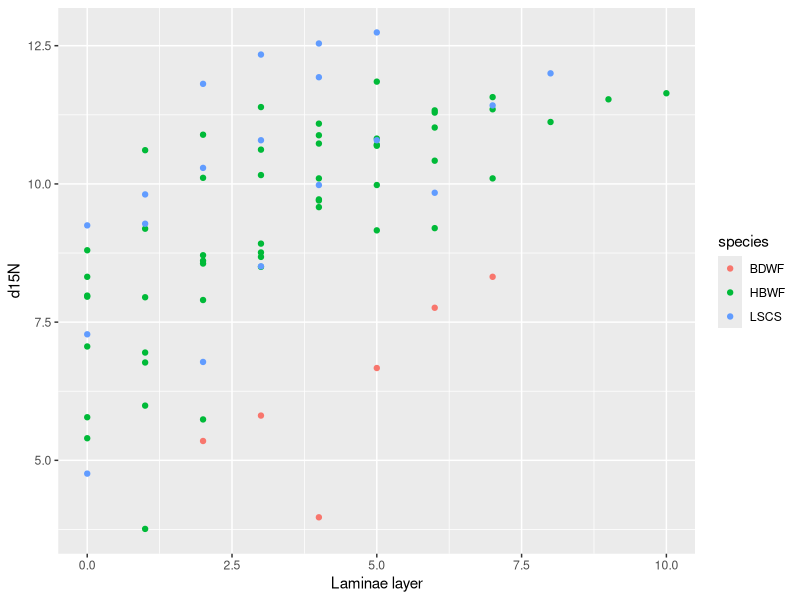
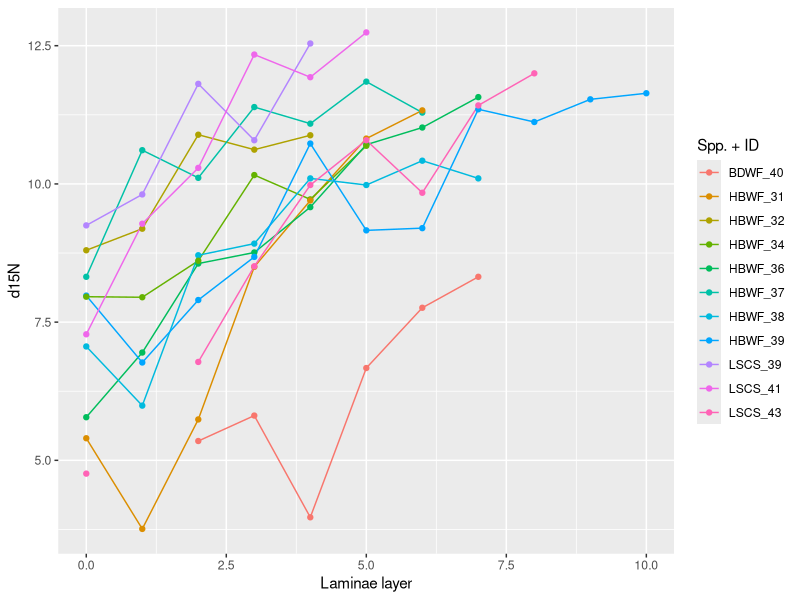
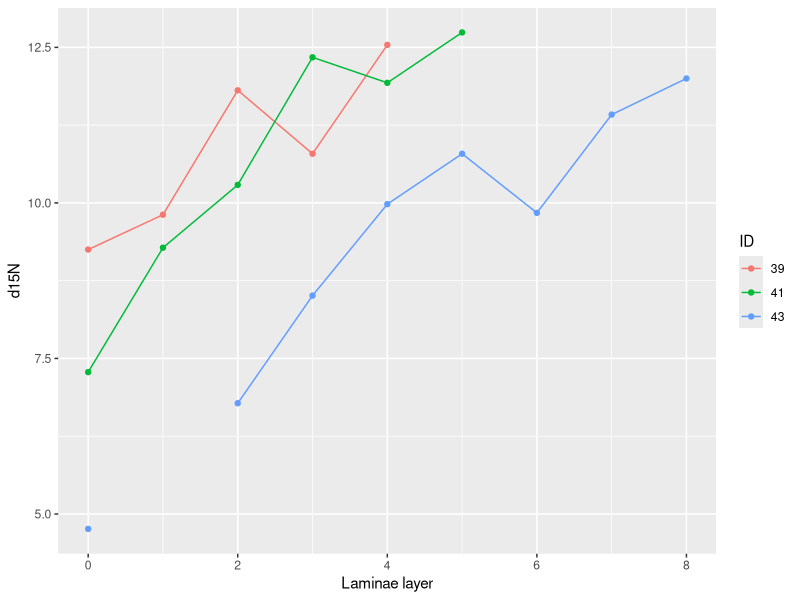
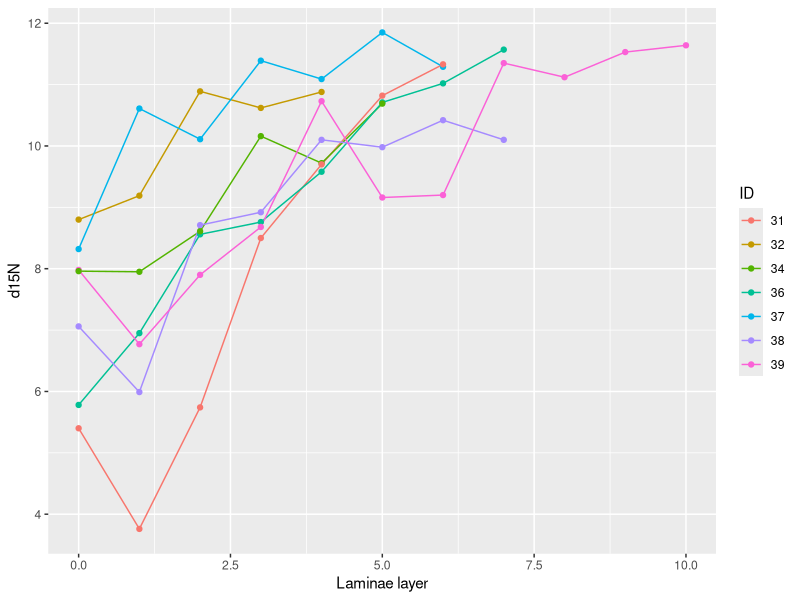
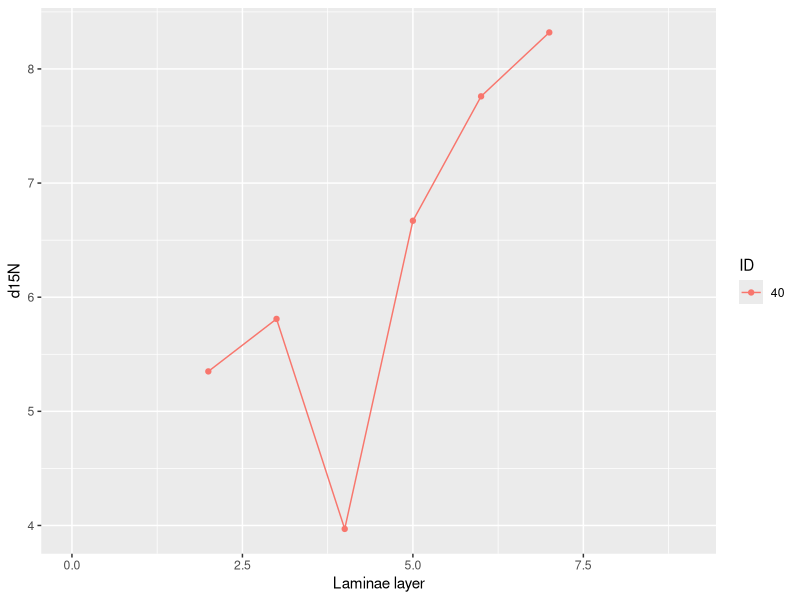
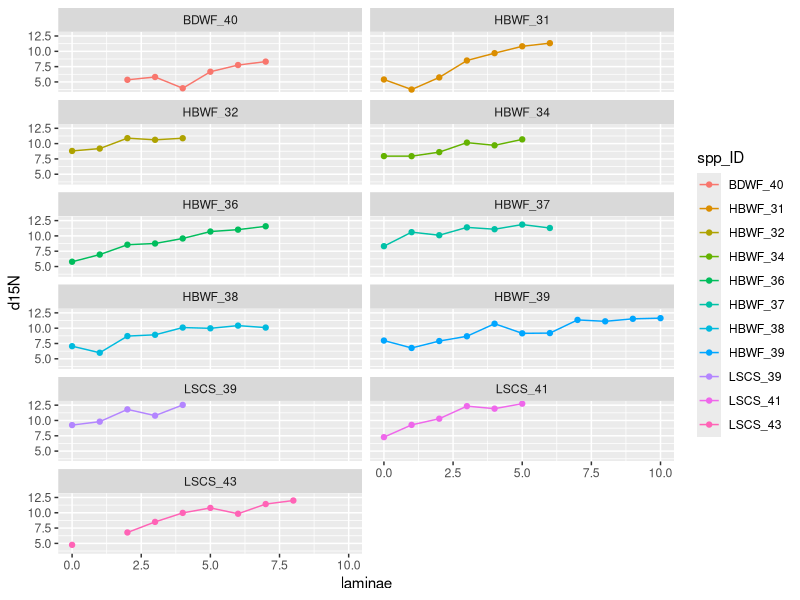
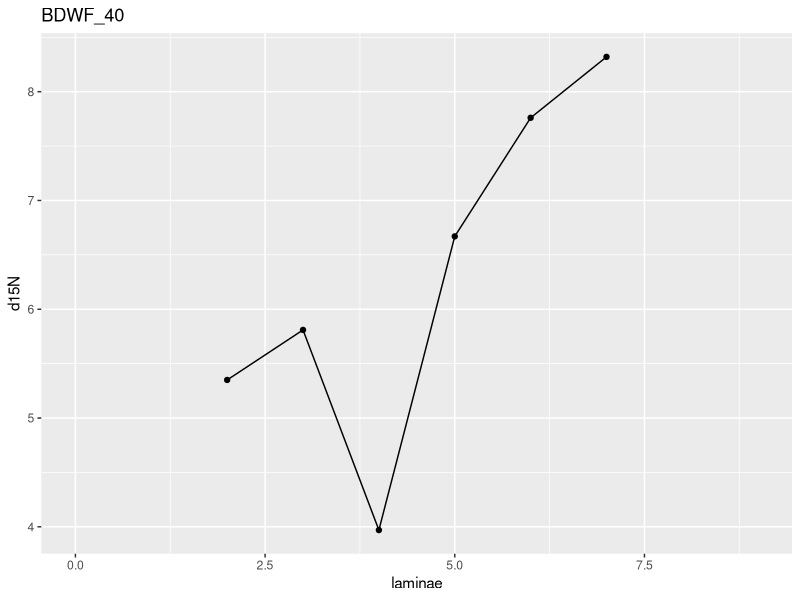
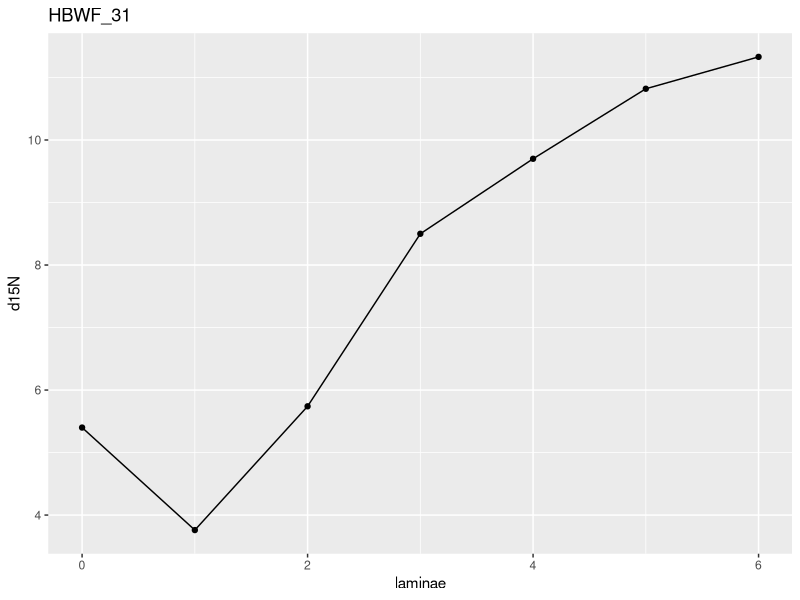

Write the R code that produced these figures, in order. (Note: this script raises an error after producing the figures.)
### Bulk C/N Stable Isotope Laminae Analysis

library(ggplot2)
library(tidyr)
library(dplyr)
library(ggsci)

rough.df <- read.csv("data/first_bulk_data.csv", header = T)

head(rough.df)
str(rough.df)

not.so.rough.df <- rough.df %>% select(-c(layer, data_sheet_ID, well_ID, tray_ID, Sample.Name, Sample.Wt., N.Signal, C.Signal, Conc.C, Conc.N))

data <- not.so.rough.df %>%
  unite("spp_ID", species:ID, sep= "_", remove = FALSE)

data$spp_ID <- as.factor(data$spp_ID)
data$species <- as.factor(data$species)
data$ID <- as.factor(data$ID)
        
head(data)
str(data)

lscs.df <- data %>% filter(species == "LSCS")
bdwf.df <- data %>% filter(species == "BDWF")
hbwf.df <- data %>% filter(species == "HBWF")

# Visualize d15N data

ggplot(data = data, aes(x = laminae, y = d15N), ylab("Laminae layer")) +
  geom_point(aes(col = species)) +
  xlab("Laminae layer")

ggplot(data = data, aes(x = laminae, y = d15N, col = spp_ID)) +
  geom_line() +
  geom_point() +
  xlab("Laminae layer") +
  labs(col = "Spp. + ID")

### Least Cisco
ggplot(data = lscs.df, aes(x = laminae, y = d15N, col = ID)) +
  geom_line() +
  geom_point() +
  xlab("Laminae layer") +
  labs(col = "ID")

### Humpback Whitefish
ggplot(data = hbwf.df, aes(x = laminae, y = d15N, col = ID)) +
  geom_line() +
  geom_point() +
  xlab("Laminae layer") +
  labs(col = "ID")

### Broad Whitefish
ggplot(data = bdwf.df, aes(x = laminae, y = d15N, col = ID)) +
  geom_line() +
  geom_point() +
  xlab("Laminae layer") +
  labs(col = "ID")

ggplot(data = data, aes(x=laminae, y=d15N, color=spp_ID)) +
  geom_line() +
  geom_point() +
  facet_wrap(~spp_ID, ncol=2)

i=1
for (i in 1:11) {
  test.plot <- ggplot(data = data[data$spp_ID == levels(data$spp_ID)[i],], aes(x=laminae, y=d15N)) +
    geom_line() +
    geom_point() +
    labs(title = levels(data$spp_ID)[i])
  print(test.plot)
}
### Now you can click through the plots in that lower right-hand plot window - There should be 11 of them, 1 for each individual

# Visualize d13C data

ggplot(data = data, aes(x = laminae, y = d13C), ylab("Laminae layer")) +
  geom_point(aes(col = species)) +
  xlab("Laminae layer")

ggplot(data = data, aes(x = laminae, y = d13C, col = spp_ID)) +
  geom_line() +
  geom_point() +
  xlab("Laminae layer") +
  labs(col = "Spp. + ID")

### Least Cisco
ggplot(data = lscs.df, aes(x = laminae, y = d13C, col = ID)) +
  geom_line() +
  geom_point() +
  xlab("Laminae layer") +
  labs(col = "ID")

### Humpback Whitefish
ggplot(data = hbwf.df, aes(x = laminae, y = d13C, col = ID)) +
  geom_line() +
  geom_point() +
  xlab("Laminae layer") +
  labs(col = "ID")

### Broad Whitefish
ggplot(data = bdwf.df, aes(x = laminae, y = d13C, col = ID)) +
  geom_line() +
  geom_point() +
  xlab("Laminae layer") +
  labs(col = "ID")

ggplot(data = data, aes(x=laminae, y=d13C, color=spp_ID)) +
  geom_line() +
  geom_point() +
  facet_wrap(~spp_ID, ncol=2)

i=1
for (i in 1:11) {
  test.plot <- ggplot(data = data[data$spp_ID == levels(data$spp_ID)[i],], aes(x=laminae, y=d13C)) +
    geom_line() +
    geom_point() +
    labs(title = levels(data$spp_ID)[i])
  print(test.plot)
}


# AFS figures -------------------------------------------------------------

afs.df <- hbwf.df %>% filter(ID %in% c("31","36","38","39"))

id.labs <- c("Humpback Whitefish ID #31","Humpback Whitefish ID #36","Humpback Whitefish ID #38","Humpback Whitefish ID #39")
names(id.labs) <- c("HBWF_31","HBWF_36","HBWF_38","HBWF_39")

ggplot(data = afs.df, aes(x = laminae, y = d15N, color = spp_ID)) +
  geom_point(cex = 5) +
  geom_line(cex = 2, alpha = 0.5) +
  scale_fill_jco() +
  scale_color_jco() +
  geom_point(shape = 21, color = "black", cex = 5) +
  xlab("Laminae Layer") +
  ylab(expression(italic(delta)^15*N~("\211"~" atmospheric "~N[2]~" gas"))) +
  scale_y_continuous(limits=c(3.5,12.5), breaks=seq(4,12,1), expand=c(0,0)) +
  scale_x_continuous(limits = c(0,11), breaks = seq(0,11,1), expand = c(0,0.5)) +
  facet_wrap(~spp_ID, ncol=2, scales="free_y", labeller = labeller(spp_ID = id.labs)) +
  theme(
    panel.background = element_blank(),
    axis.title.x = element_text(size=16, vjust = 0),
    axis.title.y = element_text(size =16),
    axis.text = element_text(size=13, color="black"), 
    strip.text = element_text(size = 13),
    legend.position = "none",
    axis.line=element_line()
  )

ggsave("HBWF_AFS_plot.png", device = "png", dpi = 800)
